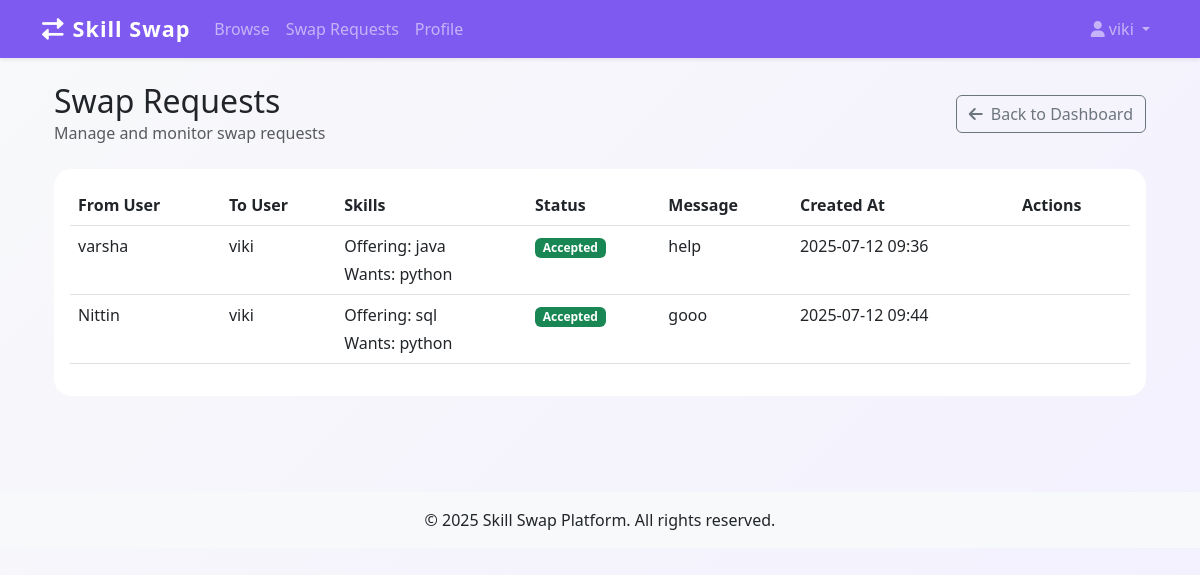
Page /admin/monitor_swaps (signed in) on the committed database.
### models.py (models this page shows, shortened)
class User(UserMixin, db.Model):
    id = db.Column(db.Integer, primary_key=True)
    name = db.Column(db.String(150), nullable=False)
    email = db.Column(db.String(150), unique=True, nullable=False)
    location = db.Column(db.String(150))
    photo = db.Column(db.String(300))
    skills_offered = db.Column(db.String(300))
    skills_wanted = db.Column(db.String(300))
    availability = db.Column(db.String(100))
    is_public = db.Column(db.Boolean, default=True)
    is_admin = db.Column(db.Boolean, default=False)
    banned = db.Column(db.Boolean, default=False)
    password_hash = db.Column(db.String(150), nullable=False)

class SwapRequest(db.Model):
    id = db.Column(db.Integer, primary_key=True)
    from_user_id = db.Column(db.Integer, db.ForeignKey('user.id'))
    to_user_id = db.Column(db.Integer, db.ForeignKey('user.id'))
    skill_offered = db.Column(db.String(150))
    skill_wanted = db.Column(db.String(150))
    message = db.Column(db.String(500))  # Message from requester
    status = db.Column(db.String(20), default='pending')
    created_at = db.Column(db.DateTime, server_default=db.func.now())
    from_user = db.relationship('User', foreign_keys=[from_user_id])
    to_user = db.relationship('User', foreign_keys=[to_user_id])
    feedbacks = db.relationship('Feedback', backref='swap', lazy='dynamic')

### app.py (the view)
@app.route('/admin/monitor_swaps')
@login_required
def admin_monitor_swaps():
    if not current_user.is_admin:
        flash('Access denied. Admin privileges required.')
        return redirect(url_for('home'))
    from_user = aliased(User)
    to_user = aliased(User)
    swaps = db.session.query(
        SwapRequest,
        from_user.name.label('from_user_name'),
        to_user.name.label('to_user_name')
    ).join(
        from_user, SwapRequest.from_user_id == from_user.id
    ).join(
        to_user, SwapRequest.to_user_id == to_user.id
    ).all()
    return render_template('admin/monitor_swaps.html', swaps=swaps)

### app.py (called while the page is built)
@login_manager.user_loader
def load_user(user_id):
    return User.query.get(int(user_id))

### templates/admin/monitor_swaps.html (shortened to what this page needs)
{% extends 'base.html' %}
{% block content %}
<div class="container-fluid">
    <div class="row mb-4">
        <div class="col-12">
            <div class="d-flex justify-content-between align-items-center">
                <div>
                    <h2 class="mb-0">Swap Requests</h2>
                    <p class="text-muted mb-0">Manage and monitor swap requests</p>
                </div>
                <div>
                    <a href="{{ url_for('admin_dashboard') }}" class="btn btn-outline-secondary">
                        <i class="fas fa-arrow-left me-2"></i>Back to Dashboard
                    </a>
                </div>
            </div>
        </div>
    </div>
    <div class="row">
        <div class="col-12">
            <div class="card">
                <div class="card-body">
                    <div class="table-responsive">
                        <table class="table table-hover">
                            <thead>
                                <tr>
                                    <th>From User</th>
                                    <th>To User</th>
                                    <th>Skills</th>
                                    <th>Status</th>
                                    <th>Message</th>
                                    <th>Created At</th>
                                    <th>Actions</th>
                                </tr>
                            </thead>
                            <tbody>
                                {% for swap, from_user_name, to_user_name in swaps %}
                                <tr>
                                    <td>{{ from_user_name }}</td>
                                    <td>{{ to_user_name }}</td>
                                    <td>
                                        <p class="mb-1">Offering: {{ swap.skill_offered }}</p>
                                        <p class="mb-0">Wants: {{ swap.skill_wanted }}</p>
                                    </td>
                                    <td>
                                        <span class="badge {% if swap.status == 'accepted' %}bg-success{% elif swap.status == 'rejected' %}bg-danger{% else %}bg-warning{% endif %}">
                                            {{ swap.status.title() }}
                                        </span>
                                    </td>
                                    <td>{{ swap.message }}</td>
                                    <td>{{ swap.created_at.strftime('%Y-%m-%d %H:%M') }}</td>
                                    <td>
                                    </td>
                                </tr>
                                {% endfor %}
                            </tbody>
                        </table>
                    </div>
                </div>
            </div>
        </div>
    </div>
</div>
{% endblock %}

### templates/base.html (shortened to what this page needs)
<!DOCTYPE html>
<html lang="en">
<head>
    <link href="https://cdn.jsdelivr.net/npm/bootstrap@5.3.0/dist/css/bootstrap.min.css" rel="stylesheet">
    <link href="https://cdnjs.cloudflare.com/ajax/libs/font-awesome/6.0.0/css/all.min.css" rel="stylesheet">
    <link rel="stylesheet" href="{{ url_for('static', filename='custom.css') }}">
</head>
<body>
    <nav class="navbar navbar-expand-lg navbar-dark bg-primary shadow-sm">
        <div class="container">
            <a class="navbar-brand" href="{{ url_for('home') }}">
                <i class="fas fa-exchange-alt me-2"></i>Skill Swap
            </a>
            <div class="collapse navbar-collapse" id="navbarNav">
                <ul class="navbar-nav me-auto">
                    <li class="nav-item">
                        <a class="nav-link" href="{{ url_for('browse') }}">Browse</a>
                    </li>
                    <li class="nav-item">
                        <a class="nav-link" href="{{ url_for('swap_requests') }}">Swap Requests</a>
                    </li>
                    {% if current_user.is_authenticated %}
                    <li class="nav-item">
                        <a class="nav-link" href="{{ url_for('profile') }}">Profile</a>
                    </li>
                    {% endif %}
                </ul>
                <ul class="navbar-nav">
                    {% if current_user.is_authenticated %}
                    <li class="nav-item dropdown">
                        <a class="nav-link dropdown-toggle" href="#" id="navbarDropdown" role="button" data-bs-toggle="dropdown">
                            <i class="fas fa-user me-1"></i>{{ current_user.name }}
                        </a>
                    </li>
                    {% endif %}
                </ul>
            </div>
        </div>
    </nav>
    <main class="container py-4">
        {% block content %}{% endblock %}
    </main>
    <footer class="bg-light py-3 mt-5">
        <div class="container text-center">
            <p class="mb-0">&copy; 2025 Skill Swap Platform. All rights reserved.</p>
        </div>
    </footer>
</body>
</html>

### static/custom.css (style rules this page uses)
body { background: linear-gradient(135deg, #f8f9fa 0%, #f3f0ff 100%); min-height: 100vh; }
.navbar-brand { font-weight: bold; letter-spacing: 1px; font-size: 1.35rem; }
.card { margin-bottom: 1.5rem; border-radius: 1.1rem; border: none; }
.btn-primary, .navbar, .bg-primary { background-color: #7f5af0 !important; border: none; }

### rows in the picture
User: name "viki"
SwapRequest: name "varsha", name "viki", skill_offered "java", skill_wanted "python", status "Accepted", message "help", created_at "2025-07-12 09:36"
SwapRequest: name "Nittin", name "viki", skill_offered "sql", skill_wanted "python", status "Accepted", message "gooo", created_at "2025-07-12 09:44"
